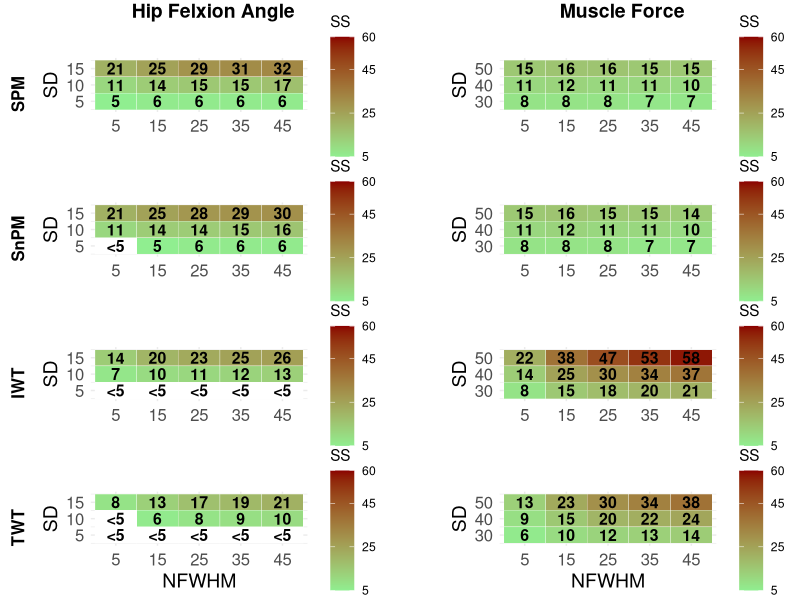

Recreate this plot in R. (Note: this script raises an error after producing the figure.)

library(ggplot2)
library(gridExtra)
library(grid)
library(reshape2)

# Custom function for plotting
plot_heatmap <- function(data, title_xaxis_yaxis) {
  # Replace "<5" with NA for plotting purposes
  data_with_na <- data
  data_with_na[data_with_na == "<5"] <- NA
  
  # Melt the data for ggplot, excluding NFWHM temporarily from the heatmap
  melted_data <- melt(data_with_na, id.vars = c("SD", "NFWHM"))
  
  # Create a separate label column to reintroduce "<5" in the text
  melted_data$label <- as.character(melted_data$value)
  
  # Loop over each variable and SD, and if the original value was "<5", reassign it to the label column
  for (i in seq_len(nrow(melted_data))) {
    # Find corresponding original value in the data frame
    var <- as.character(melted_data$variable[i])
    sd_val <- melted_data$SD[i]
    
    # Check if the value in the original data was "<5"
    if (!is.na(sd_val) && data[which(data$SD == sd_val), var] == "<5") {
      melted_data$label[i] <- "<5"
    }
  }
  
  # Convert the values to numeric for plotting (ignoring NA)
  melted_data$value <- as.numeric(melted_data$value)
  
  # Change the x-axis labels to reflect NFWHM
  NFWHM_labels <- as.character(data$NFWHM[!is.na(data$NFWHM)])
  
  # Heatmap using ggplot2
  ggplot(melted_data, aes(x = variable, y = SD, fill = value)) +
    geom_tile(color = "white") +
    scale_fill_gradient(low = "lightgreen", high = "darkred", na.value = "white", 
                        limits = c(5, 60),   # Set lower limit to 5 and upper limit to 50
                        breaks = c(5,25,45,60),  # Custom legend breaks
                        name = "SS") +  
    geom_text(aes(label = label), color = "black", size = 4, fontface = "bold") +  # Display "<5" for NA entries
    labs(title = title_xaxis_yaxis[1],
         x = title_xaxis_yaxis[2],
         y = title_xaxis_yaxis[3]) +
    scale_x_discrete(labels = NFWHM_labels) +  # Set x-axis labels to NFWHM values
    theme_minimal() +
    # Increase the font size of the plot
    theme(axis.text.x = element_text(size = 12),
          axis.text.y = element_text(size = 12),
          axis.title.x = element_text(size = 14),
          axis.title.y = element_text(size = 14),
          plot.title = element_text(size = 16, hjust = 0.5)) 
}

#SPM

# Update your data frame with NFWHM as the last column
Angle_SPM <- data.frame(
  SD = c(15, 10, 5, NA, NA),
  V1 = c(21, 11, 5, NA, NA),
  V2 = c(25, 14, 6, NA, NA),
  V3 = c(29, 15, 6, NA, NA),
  V4 = c(31, 15, 6, NA, NA),
  V5 = c(32, 17, 6, NA, NA),
  NFWHM = c(5, 15, 25, 35,45)  # NFWHM values
)




Angle_SnPM <- data.frame(
  SD = c(15, 10, 5, NA, NA),
  V1 = c(21, 11, "<5", NA, NA),  # Replace "<5" with NA for plotting
  V2 = c(25, 14, 5, NA, NA),
  V3 = c(28, 14, 6, NA, NA),
  V4 = c(29, 15, 6, NA, NA),
  V5 = c(30, 16, 6, NA, NA),
  NFWHM = c(5, 15, 25, 35, 45)  # NFWHM values
)




Angle_IWT <- data.frame(
  SD = c(15, 10, 5, NA, NA),
  V1 = c(14, 7, "<5", NA, NA),  # Replace "<5" with NA for plotting
  V2 = c(20, 10, "<5", NA, NA),
  V3 = c(23, 11, "<5", NA, NA),
  V4 = c(25, 12, "<5", NA, NA),
  V5 = c(26, 13, "<5", NA, NA),
  NFWHM = c(5, 15, 25, 35, 45)  # NFWHM values
)


#TWT

Angle_TWT <- data.frame(
  SD = c(15, 10, 5, NA, NA),
  V1 = c(8, "<5","<5", NA, NA),  # Replace "<5" with NA for plotting
  V2 = c(13, 6, "<5", NA, NA),
  V3 = c(17, 8, "<5", NA, NA),
  V4 = c(19, 9, "<5", NA, NA),
  V5 = c(21, 10, "<5", NA, NA),
  NFWHM = c(5, 15, 25, 35, 45)  # NFWHM values
)




MF_TWT <- data.frame(
  SD = c(50, 40, 30, NA, NA),
  V1 = c(13,9,6, NA, NA),  # Replace "<5" with NA for plotting
  V2 = c(23,15,10, NA, NA),
  V3 = c(30,20,12, NA, NA),
  V4 = c(34,22,13, NA, NA),
  V5 = c(38,24,14, NA, NA),
  NFWHM = c(5, 15, 25, 35, 45)  # NFWHM values
)

MF_IWT <- data.frame(
  SD = c(50, 40, 30, NA, NA),
  V1 = c(22,14,8, NA, NA),  # Replace "<5" with NA for plotting
  V2 = c(38,25,15, NA, NA),
  V3 = c(47,30,18, NA, NA),
  V4 = c(53,34,20, NA, NA),
  V5 = c(58,37,21, NA, NA),
  NFWHM = c(5, 15, 25, 35, 45)  # NFWHM values
)

MF_SPM <- data.frame(
  SD = c(50, 40, 30, NA, NA),
  V1 = c(15,11,8, NA, NA),  # Replace "<5" with NA for plotting
  V2 = c(16,12,8, NA, NA),
  V3 = c(16,11,8, NA, NA),
  V4 = c(15,11,7, NA, NA),
  V5 = c(15,10,7, NA, NA),
  NFWHM = c(5, 15, 25, 35, 45)  # NFWHM values
)


MF_SnPM <- data.frame(
  SD = c(50, 40, 30, NA, NA),
  V1 = c(15,11,8, NA, NA),  # Replace "<5" with NA for plotting
  V2 = c(16,12,8, NA, NA),
  V3 = c(15,11,8, NA, NA),
  V4 = c(15,11,7, NA, NA),
  V5 = c(14,10,7, NA, NA),
  NFWHM = c(5, 15, 25, 35, 45)  # NFWHM values
)

# Plot all the datasets using the function
# Assume plot_heatmap is a custom function for generating heatmaps.
# Replace the function calls with your actual plot_heatmap code.
plot1 <- plot_heatmap(Angle_SPM, c("", "", "SD"))
plot2 <- plot_heatmap(Angle_SnPM, c("", "", "SD"))
plot3 <- plot_heatmap(Angle_IWT, c("", "", "SD"))
plot4 <- plot_heatmap(Angle_TWT, c("", "NFWHM", "SD"))
plot5 <- plot_heatmap(MF_SPM, c("", "", "SD"))
plot6 <- plot_heatmap(MF_SnPM, c("", "", "SD"))
plot7 <- plot_heatmap(MF_IWT, c("", "", "SD"))
plot8 <- plot_heatmap(MF_TWT, c("", "NFWHM", "SD"))

# Create a title for each column
col1_title <- textGrob("Hip Felxion Angle", gp=gpar(fontsize=14, fontface="bold"))
col2_title <- textGrob("Muscle Force", gp=gpar(fontsize=14, fontface="bold"))

# Create a nullGrob to act as the spacer between columns
spacer <- nullGrob()


# Create row titles
row1_title <- textGrob("SPM", rot=90, gp=gpar(fontsize=12, fontface="bold"))
row2_title <- textGrob("SnPM", rot=90, gp=gpar(fontsize=12, fontface="bold"))
row3_title <- textGrob("IWT", rot=90, gp=gpar(fontsize=12, fontface="bold"))
row4_title <- textGrob("TWT", rot=90, gp=gpar(fontsize=12, fontface="bold"))

# Arrange the plots in two columns and four rows
# Arrange the plots with increased space between columns using a spacer
# Arrange the plots with row titles and increased space between columns
grid.arrange(
  spacer, col1_title, spacer, col2_title,          # Column titles and spacer
  row1_title, plot1, spacer, plot5,                # Row 1 with row title and spacer
  row2_title, plot2, spacer, plot6,                # Row 2 with row title and spacer
  row3_title, plot3, spacer, plot7,                # Row 3 with row title and spacer
  row4_title, plot4, spacer, plot8,                # Row 4 with row title and spacer
  ncol=4,                                          # Four columns (row titles, left plot, spacer, right plot)
  layout_matrix = rbind(c(1, 2, 3, 4),             # Titles row
                        c(5, 6, 7, 8),             # First row of plots with row title
                        c(9, 10, 11, 12),          # Second row of plots with row title
                        c(13, 14, 15, 16),         # Third row of plots with row title
                        c(17, 18, 19, 20)),        # Fourth row of plots with row title
  heights = c(0.15, 1, 1, 1, 1),                   # Control the height: less space for titles
  widths = c(0.1, 1, 0.15, 1)                      # Control the width: space for row titles and columns
)



MF <- MF_data("both")
Angele <- Angle_data("both")

#plot these two plot using ggplot2 y axis is value and x is the index and use three colors, two for columns and one for difference between two columns
# Use the melt function from the reshape2 package to convert the data to long format


Data_plot <- function(dataset,TITLE){
  cont_size <- dim(dataset)[1]
  # Create a data frame with the two-sample data
  plot_data <- data.frame(
    x_values = rep(0:(cont_size - 1), 3),  # Repeat x_values for 3 lines
    y_values = c((dataset[, 1] - dataset[, 2]), #first - second column
                 dataset[, 1], dataset[, 2]),  # Combine all y-values
    legend = factor(rep(c("Pulse", colnames(dataset)[1], colnames(dataset)[2]), 
                        each = dim(dataset)[1]))  # Control factor levels
  )
  
  # Use setNames to create color_values dynamically
  color_values <- setNames(c("black", "cadetblue", "tomato"),
                           c("Pulse", 
                             colnames(dataset)[1], 
                             colnames(dataset)[2]))
  
  
  
  
  # Create the plot using ggplot
  ggplot(plot_data, aes(x = x_values, y = y_values, color = legend)) +
    geom_line(linewidth = 1.5) +  # Plot lines for each group
    labs(title = TITLE, x = "Index", y = "Value") +  # Labels
    scale_color_manual(values = color_values) +  # Line colors
    theme_minimal() +  # Use a minimal theme
    theme(plot.title = element_text(hjust = 0.5)) +  # Center the title
    theme(legend.position = "bottom")+
    #increase the font size of the labels and axis numbers
    theme(axis.text.x = element_text(size = 12),
          axis.text.y = element_text(size = 12),
          axis.title.x = element_text(size = 14),
          axis.title.y = element_text(size = 14),
          plot.title = element_text(size = 16),
          legend.text = element_text(size = 12),
          legend.title = element_blank())
  
  
}



plot2<- Data_plot(MF, "Muscle Force")
plot1<- Data_plot(Angele, "Hip Flexion Angle")
#plot plot1 and 2 in a same row
grid.arrange(plot1, plot2, ncol=2)

